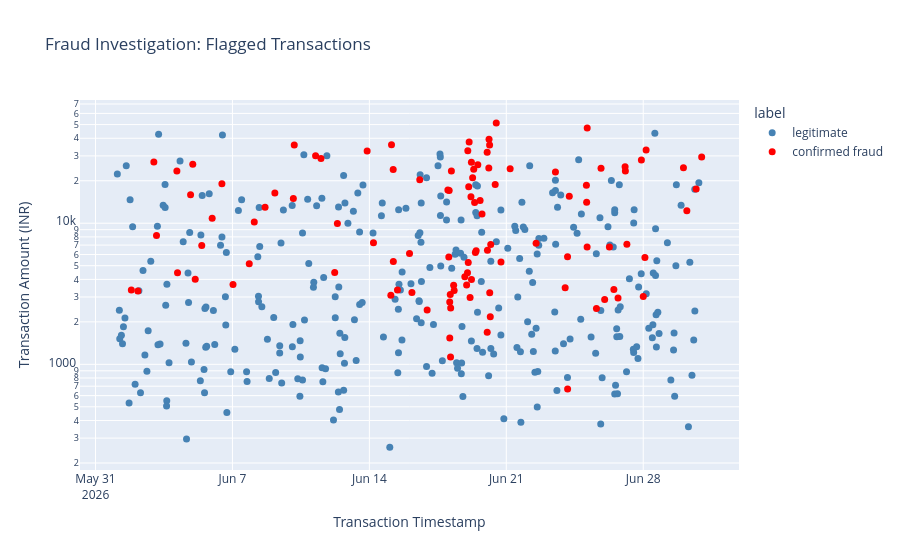
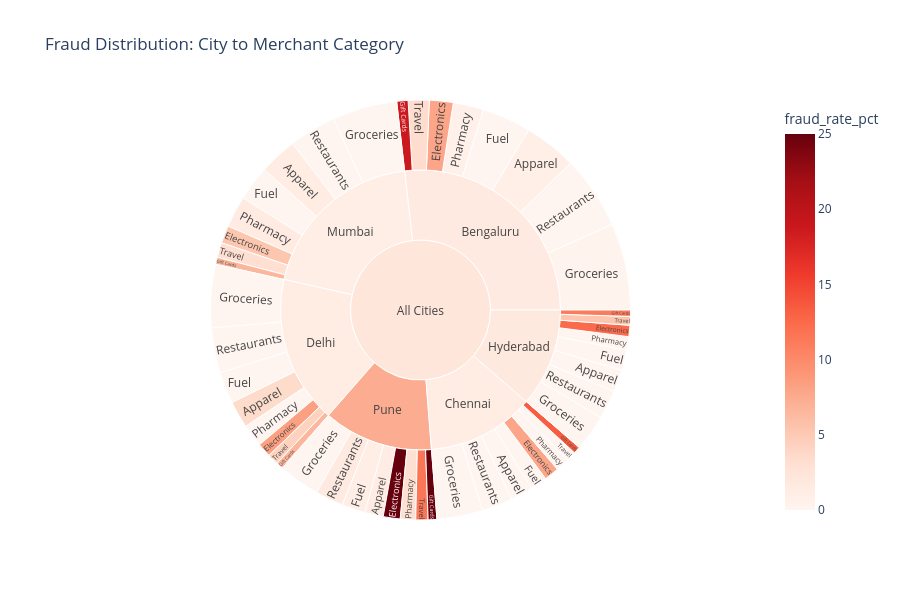

The code cell stored with these charts, in order, in its notebook:
### Markdown cell above
## Task 5 — An Interactive Tool for the Investigators (Request #5)

**Real-world usage:** Investigators triage flagged cases themselves with zoom, filter and hover-for-details.

**Why this technique:** **Details-on-demand / tooltips** (Slides 22–23), **dynamic queries** (Slide 15) and **drill-down**
(Slide 24) — Shneiderman's mantra as an actual tool.

**TODO:**
1. Interactive scatter (plotly) of all transactions with `detector_score >= 0.3`: x = timestamp, y = amount (log),
   colour = `label`, with a tooltip showing txn_id, customer, city, category, distance and score. Set `dragmode="select"`.
2. Interactive **sunburst** for drill-down: city → merchant category, sized by transaction count, coloured by fraud rate.

### Code cell
# TODO 1: Interactive transaction scatter plot
flagged = tx[tx["detector_score"] >= 0.3].copy()

fig1 = px.scatter(
    flagged,
    x="timestamp",
    y="amount_inr",
    color="label",
    log_y=True,
    hover_name="txn_id",
    hover_data={
        "customer_id": True,
        "city": True,
        "merchant_category": True,
        "distance_from_home_km": ":.2f",
        "detector_score": ":.3f",
        "label": False,
        "timestamp": True
    },
    color_discrete_map={
        "legitimate": "steelblue",
        "confirmed fraud": "red"
    },
    title="Fraud Investigation: Flagged Transactions",
    height=550
)

fig1.update_layout(
    dragmode="select",
    xaxis_title="Transaction Timestamp",
    yaxis_title="Transaction Amount (INR)"
)

fig1.update_traces(marker_size=7)

fig1.show()

# TODO 2: Interactive Sunburst
agg = (
    tx.groupby(["city", "merchant_category"])
    .agg(
        transactions=("txn_id", "size"),
        fraud=("is_fraud", "sum")
    )
    .reset_index()
)

agg["fraud_rate_pct"] = (
    agg["fraud"] / agg["transactions"] * 100
)

fig2 = px.sunburst(
    agg,
    path=[
        px.Constant("All Cities"),
        "city",
        "merchant_category"
    ],
    values="transactions",
    color="fraud_rate_pct",
    color_continuous_scale="Reds",
    range_color=[0, 25],
    hover_data={
        "fraud": True,
        "transactions": True
    },
    title="Fraud Distribution: City to Merchant Category",
    height=600
)

fig2.show()

### Figure 1 — Plotly figure (JSON) as saved in the notebook; plotly's stock layout.template omitted (floating-point values rounded to 4 significant figures; data arrays with more than 128 entries replaced by an {"elided": "..."} marker saying what was removed)
{"data": [{"customdata": {"elided": "297x6 mixed values"}, "hovertemplate": "<b>%{hovertext}</b><br><br>timestamp=%{x}<br>amount_inr=%{y}<br>customer_id=%{customdata[0]}<br>city=%{customdata[1]}<br>merchant_category=%{customdata[2]}<br>distance_from_home_km=%{customdata[3]:.2f}<br>detector_score=%{customdata[4]:.3f}<extra></extra>", "hovertext": {"elided": "297 str values"}, "legendgroup": "legitimate", "marker": {"color": "steelblue", "size": 7, "symbol": "circle"}, "mode": "markers", "name": "legitimate", "orientation": "v", "showlegend": true, "type": "scatter", "x": {"elided": "297 str values"}, "xaxis": "x", "y": {"elided": "297 float values"}, "yaxis": "y"}, {"customdata": {"elided": "104x6 mixed values"}, "hovertemplate": "<b>%{hovertext}</b><br><br>timestamp=%{x}<br>amount_inr=%{y}<br>customer_id=%{customdata[0]}<br>city=%{customdata[1]}<br>merchant_category=%{customdata[2]}<br>distance_from_home_km=%{customdata[3]:.2f}<br>detector_score=%{customdata[4]:.3f}<extra></extra>", "hovertext": ["T00139", "T00167", "T00327", "T00329", "T00496", "T00497", "T00660", "T00684", "T00689", "T00720", "T00855", "T00909", "T01047", "T01219", "T01231", "T01366", "T01435", "T01622", "T01625", "T01829", "T01876", "T01974", "T01992", "T02339", "T02354", "T02553", "T02554", "T02556", "T02558", "T02586", "T02735", "T02740", "T02813", "T02906", "T03065", "T03068", "T03069", "T03075", "T03076", "T03077", "T03078", "T03079", "T03081", "T03095", "T03099", "T03244", "T03252", "T03253", "T03255", "T03256", "T03257", "T03261", "T03266", "T03268", "T03270", "T03272", "T03273", "T03278", "T03286", "T03306", "T03308", "T03336", "T03371", "T03411", "T03439", "T03440", "T03441", "T03444", "T03445", "T03449", "T03450", "T03451", "T03452", "T03488", "T03513", "T03584", "T03634", "T03876", "T04061", "T04214", "T04217", "T04218", "T04221", "T04394", "T04396", "T04397", "T04398", "T04497", "T04571", "T04592", "T04606", "T04654", "T04749", "T04788", "T04789", "T04793", "T04976", "T04988", "T04989", "T04990", "T05339", "T05345", "T05467", "T05516"], "legendgroup": "confirmed fraud", "marker": {"color": "red", "size": 7, "symbol": "circle"}, "mode": "markers", "name": "confirmed fraud", "orientation": "v", "showlegend": true, "type": "scatter", "x": ["2026-06-01T19:58:00.000000", "2026-06-02T04:00:00.000000", "2026-06-02T23:35:00.000000", "2026-06-03T02:50:00.000000", "2026-06-04T03:50:00.000000", "2026-06-04T04:37:00.000000", "2026-06-04T20:39:00.000000", "2026-06-04T23:20:00.000000", "2026-06-05T02:20:00.000000", "2026-06-05T10:21:00.000000", "2026-06-05T23:08:00.000000", "2026-06-06T11:04:00.000000", "2026-06-07T00:43:00.000000", "2026-06-07T20:38:00.000000", "2026-06-08T02:48:00.000000", "2026-06-08T16:02:00.000000", "2026-06-09T04:02:00.000000", "2026-06-10T02:44:00.000000", "2026-06-10T03:50:00.000000", "2026-06-11T06:01:00.000000", "2026-06-11T12:38:00.000000", "2026-06-12T05:28:00.000000", "2026-06-12T08:46:00.000000", "2026-06-13T21:16:00.000000", "2026-06-14T05:02:00.000000", "2026-06-15T02:22:00.000000", "2026-06-15T03:10:00.000000", "2026-06-15T05:24:00.000000", "2026-06-15T05:14:00.000000", "2026-06-15T10:29:00.000000", "2026-06-16T01:16:00.000000", "2026-06-16T04:13:00.000000", "2026-06-16T13:50:00.000000", "2026-06-16T22:54:00.000000", "2026-06-18T00:19:00.000000", "2026-06-18T01:55:00.000000", "2026-06-18T01:28:00.000000", "2026-06-18T02:37:00.000000", "2026-06-18T02:40:00.000000", "2026-06-18T03:45:00.000000", "2026-06-18T03:16:00.000000", "2026-06-18T03:36:00.000000", "2026-06-18T04:39:00.000000", "2026-06-18T07:24:00.000000", "2026-06-18T08:02:00.000000", "2026-06-18T21:07:00.000000", "2026-06-18T23:20:00.000000", "2026-06-19T00:47:00.000000", "2026-06-19T00:25:00.000000", "2026-06-19T01:53:00.000000", "2026-06-19T01:19:00.000000", "2026-06-19T02:26:00.000000", "2026-06-19T03:35:00.000000", "2026-06-19T04:38:00.000000", "2026-06-19T05:17:00.000000", "2026-06-19T05:13:00.000000", "2026-06-19T06:41:00.000000", "2026-06-19T08:02:00.000000", "2026-06-19T09:08:00.000000", "2026-06-19T10:04:00.000000", "2026-06-19T11:01:00.000000", "2026-06-19T13:04:00.000000", "2026-06-19T15:52:00.000000", "2026-06-19T18:14:00.000000", "2026-06-20T00:35:00.000000", "2026-06-20T00:32:00.000000", "2026-06-20T00:53:00.000000", "2026-06-20T02:33:00.000000", "2026-06-20T02:49:00.000000", "2026-06-20T03:41:00.000000", "2026-06-20T03:32:00.000000", "2026-06-20T04:21:00.000000", "2026-06-20T04:55:00.000000", "2026-06-20T10:24:00.000000", "2026-06-20T11:41:00.000000", "2026-06-20T17:29:00.000000", "2026-06-21T04:44:00.000000", "2026-06-22T12:34:00.000000", "2026-06-23T12:18:00.000000", "2026-06-24T00:14:00.000000", "2026-06-24T03:13:00.000000", "2026-06-24T03:09:00.000000", "2026-06-24T05:16:00.000000", "2026-06-25T02:18:00.000000", "2026-06-25T02:35:00.000000", "2026-06-25T03:16:00.000000", "2026-06-25T03:10:00.000000", "2026-06-25T14:37:00.000000", "2026-06-25T20:14:00.000000", "2026-06-26T00:41:00.000000", "2026-06-26T06:30:00.000000", "2026-06-26T11:59:00.000000", "2026-06-26T17:05:00.000000", "2026-06-27T01:45:00.000000", "2026-06-27T02:06:00.000000", "2026-06-27T03:57:00.000000", "2026-06-27T21:46:00.000000", "2026-06-28T00:02:00.000000", "2026-06-28T02:05:00.000000", "2026-06-28T03:32:00.000000", "2026-06-30T01:21:00.000000", "2026-06-30T05:32:00.000000", "2026-06-30T16:57:00.000000", "2026-06-30T23:43:00.000000"], "xaxis": "x", "y": [3369.0, 3309.0, 27170.0, 8198.0, 23460.0, 4462.0, 15920.0, 26220.0, 4015.0, 6960.0, 10830.0, 19060.0, 3682.0, 5160.0, 10220.0, 12970.0, 16400.0, 14980.0, 35900.0, 30060.0, 28720.0, 4474.0, 9949.0, 32550.0, 7277.0, 3087.0, 36030.0, 5347.0, 24060.0, 3368.0, 6090.0, 3227.0, 20360.0, 2430.0, 17180.0, 17050.0, 5772.0, 2771.0, 1535.0, 2505.0, 3126.0, 1126.0, 23420.0, 3630.0, 3339.0, 4182.0, 3649.0, 32690.0, 4465.0, 18120.0, 5278.0, 37680.0, 2976.0, 15420.0, 3996.0, 27060.0, 20980.0, 24100.0, 14010.0, 6209.0, 6379.0, 26010.0, 14520.0, 11610.0, 1689.0, 31880.0, 6432.0, 24600.0, 39340.0, 3214.0, 35840.0, 2172.0, 7066.0, 18840.0, 51420.0, 5302.0, 24350.0, 7206.0, 23100.0, 3488.0, 669.0, 5780.0, 15530.0, 18560.0, 14060.0, 47260.0, 6795.0, 2487.0, 24490.0, 2877.0, 6783.0, 3393.0, 2957.0, 25150.0, 23470.0, 7094.0, 28090.0, 3029.0, 5717.0, 33020.0, 24690.0, 12260.0, 17500.0, 29450.0], "yaxis": "y"}], "layout": {"dragmode": "select", "height": 550, "legend": {"title": {"text": "label"}, "tracegroupgap": 0}, "title": {"text": "Fraud Investigation: Flagged Transactions"}, "xaxis": {"anchor": "y", "domain": [0, 1], "title": {"text": "Transaction Timestamp"}}, "yaxis": {"anchor": "x", "domain": [0, 1], "title": {"text": "Transaction Amount (INR)"}, "type": "log"}}}

### Figure 2 — Plotly figure (JSON) as saved in the notebook; plotly's stock layout.template omitted (floating-point values rounded to 4 significant figures; data arrays with more than 128 entries replaced by an {"elided": "..."} marker saying what was removed)
{"data": [{"branchvalues": "total", "customdata": {"elided": "55x3 mixed values"}, "domain": {"x": [0, 1], "y": [0, 1]}, "hovertemplate": "labels=%{label}<br>transactions=%{customdata[1]}<br>parent=%{parent}<br>id=%{id}<br>fraud=%{customdata[0]}<br>fraud_rate_pct=%{color}<extra></extra>", "ids": ["All Cities/Bengaluru/Apparel", "All Cities/Bengaluru/Electronics", "All Cities/Bengaluru/Fuel", "All Cities/Bengaluru/Gift Cards", "All Cities/Bengaluru/Groceries", "All Cities/Bengaluru/Pharmacy", "All Cities/Bengaluru/Restaurants", "All Cities/Bengaluru/Travel", "All Cities/Chennai/Apparel", "All Cities/Chennai/Electronics", "All Cities/Chennai/Fuel", "All Cities/Chennai/Gift Cards", "All Cities/Chennai/Groceries", "All Cities/Chennai/Pharmacy", "All Cities/Chennai/Restaurants", "All Cities/Chennai/Travel", "All Cities/Delhi/Apparel", "All Cities/Delhi/Electronics", "All Cities/Delhi/Fuel", "All Cities/Delhi/Gift Cards", "All Cities/Delhi/Groceries", "All Cities/Delhi/Pharmacy", "All Cities/Delhi/Restaurants", "All Cities/Delhi/Travel", "All Cities/Hyderabad/Apparel", "All Cities/Hyderabad/Electronics", "All Cities/Hyderabad/Fuel", "All Cities/Hyderabad/Gift Cards", "All Cities/Hyderabad/Groceries", "All Cities/Hyderabad/Pharmacy", "All Cities/Hyderabad/Restaurants", "All Cities/Hyderabad/Travel", "All Cities/Mumbai/Apparel", "All Cities/Mumbai/Electronics", "All Cities/Mumbai/Fuel", "All Cities/Mumbai/Gift Cards", "All Cities/Mumbai/Groceries", "All Cities/Mumbai/Pharmacy", "All Cities/Mumbai/Restaurants", "All Cities/Mumbai/Travel", "All Cities/Pune/Apparel", "All Cities/Pune/Electronics", "All Cities/Pune/Fuel", "All Cities/Pune/Gift Cards", "All Cities/Pune/Groceries", "All Cities/Pune/Pharmacy", "All Cities/Pune/Restaurants", "All Cities/Pune/Travel", "All Cities/Bengaluru", "All Cities/Chennai", "All Cities/Delhi", "All Cities/Hyderabad", "All Cities/Mumbai", "All Cities/Pune", "All Cities"], "labels": ["Apparel", "Electronics", "Fuel", "Gift Cards", "Groceries", "Pharmacy", "Restaurants", "Travel", "Apparel", "Electronics", "Fuel", "Gift Cards", "Groceries", "Pharmacy", "Restaurants", "Travel", "Apparel", "Electronics", "Fuel", "Gift Cards", "Groceries", "Pharmacy", "Restaurants", "Travel", "Apparel", "Electronics", "Fuel", "Gift Cards", "Groceries", "Pharmacy", "Restaurants", "Travel", "Apparel", "Electronics", "Fuel", "Gift Cards", "Groceries", "Pharmacy", "Restaurants", "Travel", "Apparel", "Electronics", "Fuel", "Gift Cards", "Groceries", "Pharmacy", "Restaurants", "Travel", "Bengaluru", "Chennai", "Delhi", "Hyderabad", "Mumbai", "Pune", "All Cities"], "marker": {"coloraxis": "coloraxis", "colors": [0.8929, 7.921, 0.0, 18.75, 0.271, 0.7752, 0.0, 3.371, 0.0, 7.937, 0.0, 13.33, 0.0, 0.0, 0.0, 0.0, 3.478, 8.333, 0.0, 6.667, 0.0, 0.0, 0.0, 4.255, 0.0, 12.5, 0.0, 11.11, 0.0, 0.0, 0.0, 5.405, 1.242, 5.333, 0.0, 6.667, 0.0, 1.493, 0.0, 3.175, 1.282, 25.0, 1.0, 56.76, 0.0, 3.077, 1.681, 11.54, 1.622, 1.316, 1.38, 1.754, 1.104, 7.286, 2.174]}, "name": "", "parents": ["All Cities/Bengaluru", "All Cities/Bengaluru", "All Cities/Bengaluru", "All Cities/Bengaluru", "All Cities/Bengaluru", "All Cities/Bengaluru", "All Cities/Bengaluru", "All Cities/Bengaluru", "All Cities/Chennai", "All Cities/Chennai", "All Cities/Chennai", "All Cities/Chennai", "All Cities/Chennai", "All Cities/Chennai", "All Cities/Chennai", "All Cities/Chennai", "All Cities/Delhi", "All Cities/Delhi", "All Cities/Delhi", "All Cities/Delhi", "All Cities/Delhi", "All Cities/Delhi", "All Cities/Delhi", "All Cities/Delhi", "All Cities/Hyderabad", "All Cities/Hyderabad", "All Cities/Hyderabad", "All Cities/Hyderabad", "All Cities/Hyderabad", "All Cities/Hyderabad", "All Cities/Hyderabad", "All Cities/Hyderabad", "All Cities/Mumbai", "All Cities/Mumbai", "All Cities/Mumbai", "All Cities/Mumbai", "All Cities/Mumbai", "All Cities/Mumbai", "All Cities/Mumbai", "All Cities/Mumbai", "All Cities/Pune", "All Cities/Pune", "All Cities/Pune", "All Cities/Pune", "All Cities/Pune", "All Cities/Pune", "All Cities/Pune", "All Cities/Pune", "All Cities", "All Cities", "All Cities", "All Cities", "All Cities", "All Cities", ""], "type": "sunburst", "values": [224.0, 101.0, 208.0, 48.0, 369.0, 129.0, 312.0, 89.0, 95.0, 63.0, 71.0, 30.0, 195.0, 57.0, 131.0, 42.0, 115.0, 60.0, 134.0, 30.0, 269.0, 96.0, 191.0, 47.0, 94.0, 48.0, 87.0, 27.0, 155.0, 57.0, 122.0, 37.0, 161.0, 75.0, 148.0, 30.0, 275.0, 134.0, 201.0, 63.0, 78.0, 72.0, 100.0, 37.0, 177.0, 65.0, 119.0, 52.0, 1480.0, 684.0, 942.0, 627.0, 1087.0, 700.0, 5520.0]}], "layout": {"coloraxis": {"autocolorscale": false, "cmax": 25, "cmin": 0, "colorbar": {"title": {"text": "fraud_rate_pct"}}, "colorscale": [[0, "rgb(255,245,240)"], [0.125, "rgb(254,224,210)"], [0.25, "rgb(252,187,161)"], [0.375, "rgb(252,146,114)"], [0.5, "rgb(251,106,74)"], [0.625, "rgb(239,59,44)"], [0.75, "rgb(203,24,29)"], [0.875, "rgb(165,15,21)"], [1, "rgb(103,0,13)"]]}, "height": 600, "legend": {"tracegroupgap": 0}, "title": {"text": "Fraud Distribution: City to Merchant Category"}}}
